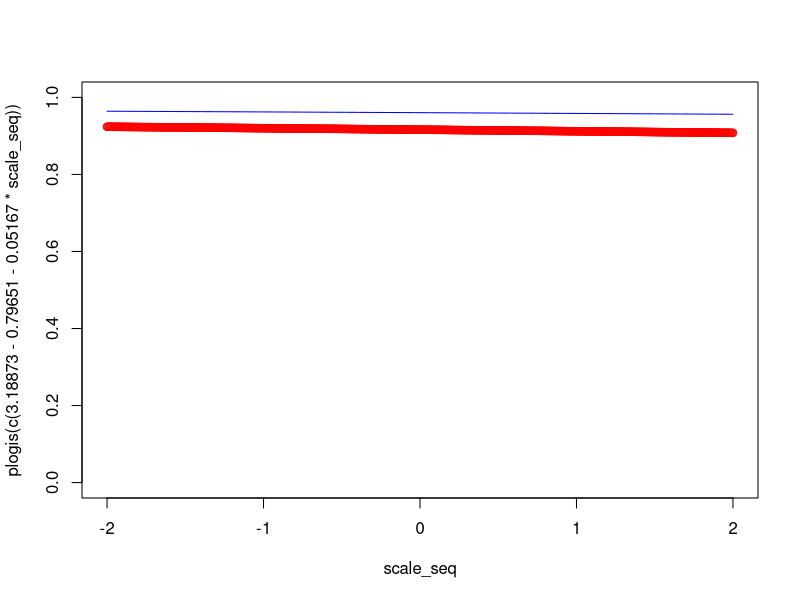
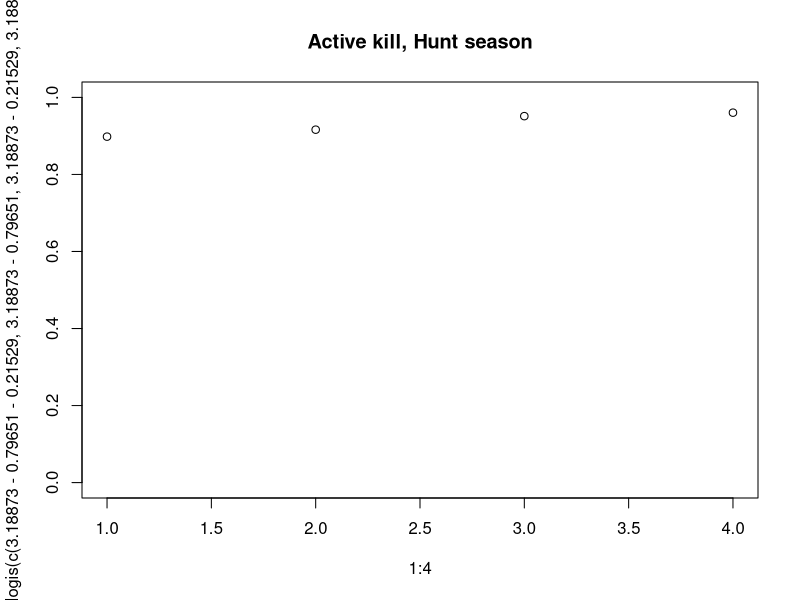
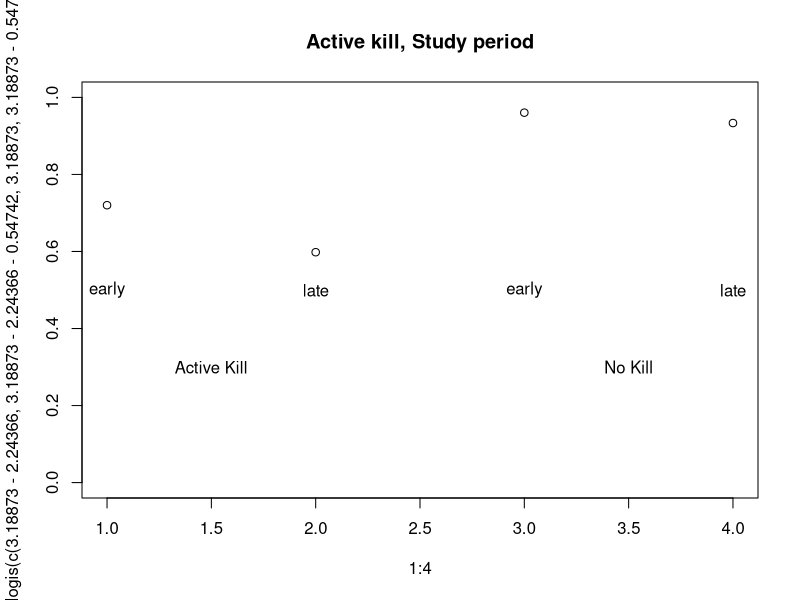
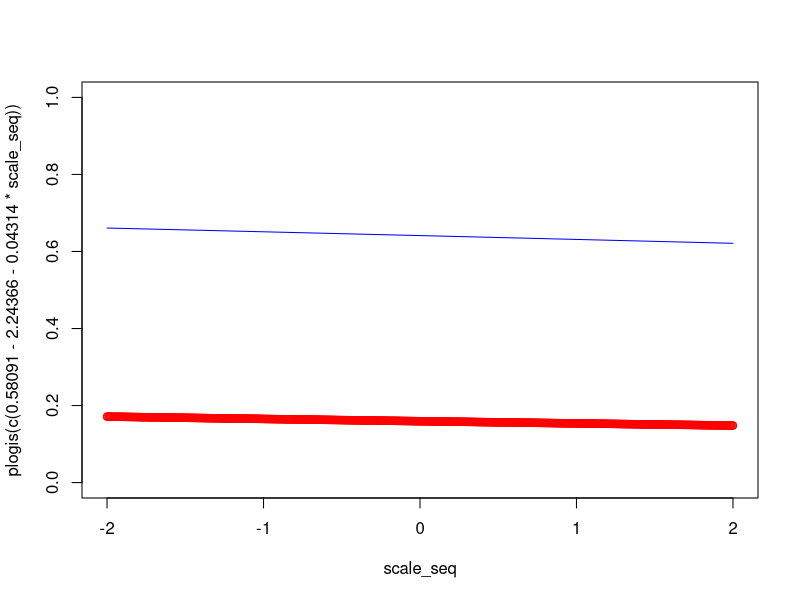
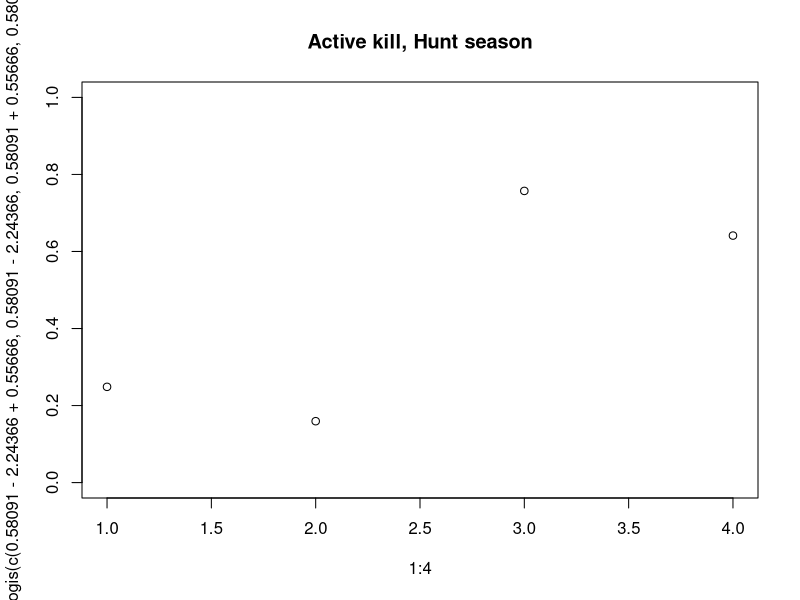
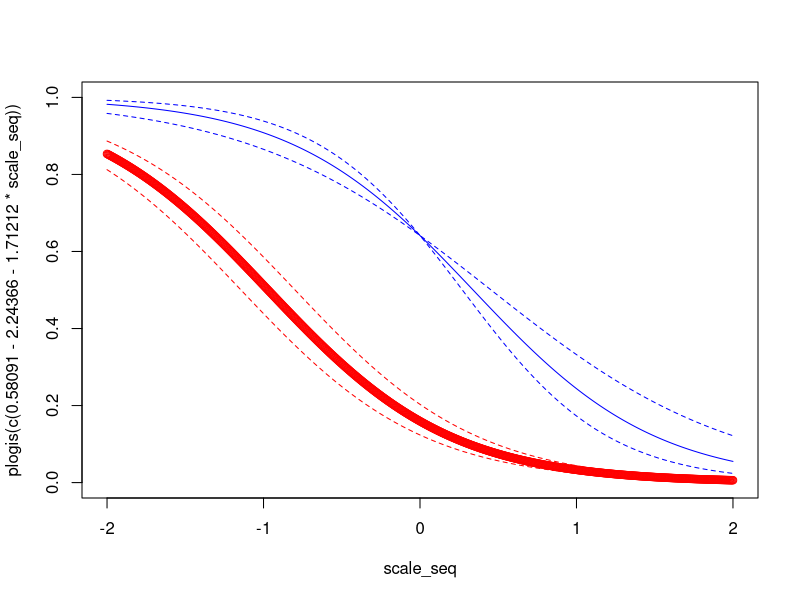

The R script that drew these images, in order:
scale_seq <- seq(-2, 2, .005)

# PART 1
# hunting biomass and active kill in territory
# red = active kill
plot(x = scale_seq,
     y = plogis(c(3.18873 - 0.79651 - 0.05167 * scale_seq)),
     col = "red", ylim = c(0, 1))
lines(x = scale_seq,
      y = plogis(c(3.18873 - 0.05167 * scale_seq)),
      col = "blue")


# hunting season and active kill in territory
plot(x = 1:4, 
     y = plogis(c(3.18873 - 0.79651 - 0.21529,
                  3.18873 - 0.79651,
                  3.18873 - 0.21529,
                  3.18873)),
     main = "Active kill, Hunt season",
     ylim = c(0,1))


# finding kill outside territory and study period
# red = found a kill
plot(x = 1:4,
     y = plogis(c(3.18873 - 2.24366,
                  3.18873 - 2.24366 - 0.54742,
                  3.18873,
                  3.18873 - 0.54742)),
     main = "Active kill, Study period",
     ylim = c(0, 1))
text(x = 1:4,
     y = 0.5,
     labels = c("early", "late", "early", "late"))
text(x = c(1.5, 3.5),
     y = 0.3,
     labels = c("Active Kill", "No Kill"))



# PART 2
# hunting biomass and finding kill outside territory
# red = found a kill
plot(x = scale_seq,
     y = plogis(c(0.58091 - 2.24366 - 0.04314 * scale_seq)),
     col = "red", ylim = c(0, 1))
lines(x = scale_seq,
      y = plogis(c(0.58091 - 0.04314 * scale_seq)),
      col = "blue")


# hunting season and finding a kill outside territory
plot(x = 1:4, 
     y = plogis(c(0.58091 - 2.24366 + 0.55666,
                  0.58091 - 2.24366,
                  0.58091 + 0.55666,
                  0.58091)),
     main = "Active kill, Hunt season",
     ylim = c(0,1))


# finding kill outside territory + distance from hunting
# red = found a kill
plot(x = scale_seq,
     y = plogis(c(0.58091 -2.24366 -1.71212 * scale_seq)),
     col = "red", ylim = c(0, 1))
lines(x = scale_seq,
      y = plogis(c(0.58091 -2.24366 + 0.29596 - 1.71212 * scale_seq)),
      col = "red", lty = 2)
lines(x = scale_seq,
      y = plogis(c(0.58091 -2.24366 - 0.29596 - 1.71212 * scale_seq)),
      col = "red", lty = 2)
lines(x = scale_seq,
      y = plogis(c(0.58091 - 1.71212 * scale_seq)),
      col = "blue")
lines(x = scale_seq,
      y = plogis(c(0.58091 - (1.71212 + 0.43332) * scale_seq)),
      col = "blue", lty = 2)
lines(x = scale_seq,
      y = plogis(c(0.58091 - (1.71212 - 0.43332) * scale_seq)),
      col = "blue", lty = 2)






















